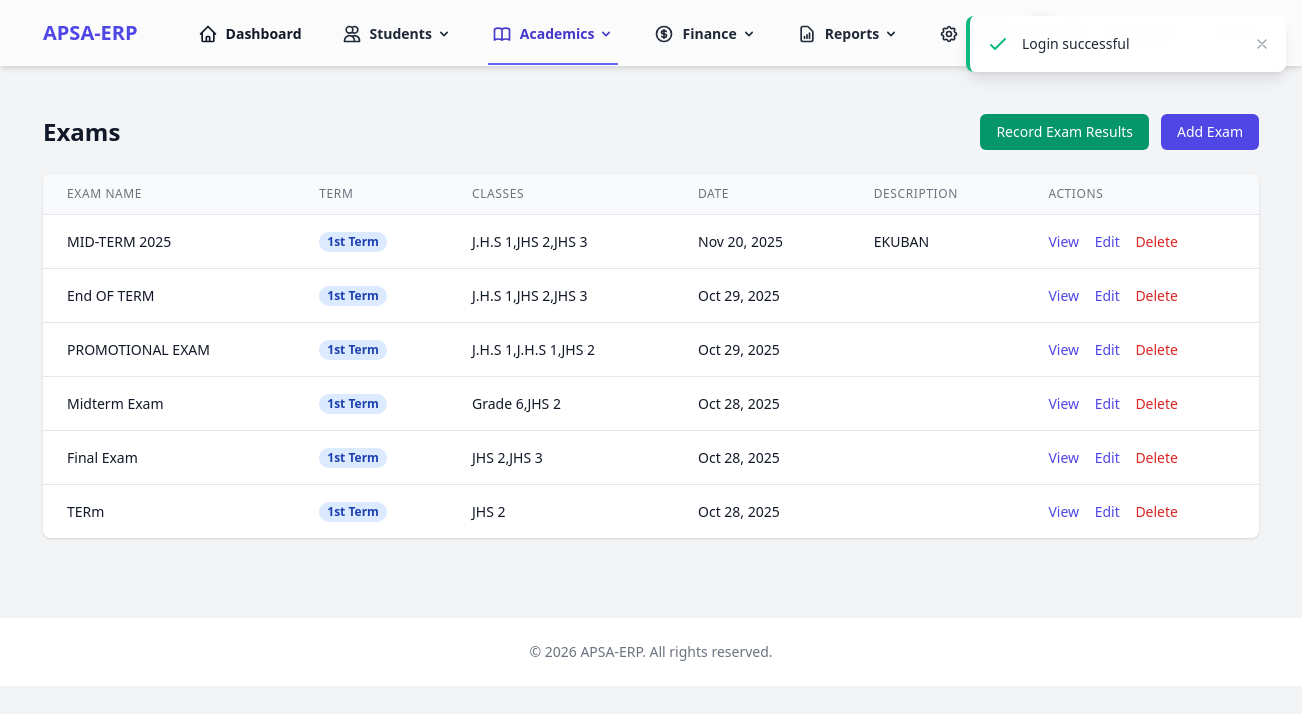
The page /exams (signed in) on the database as committed earlier.
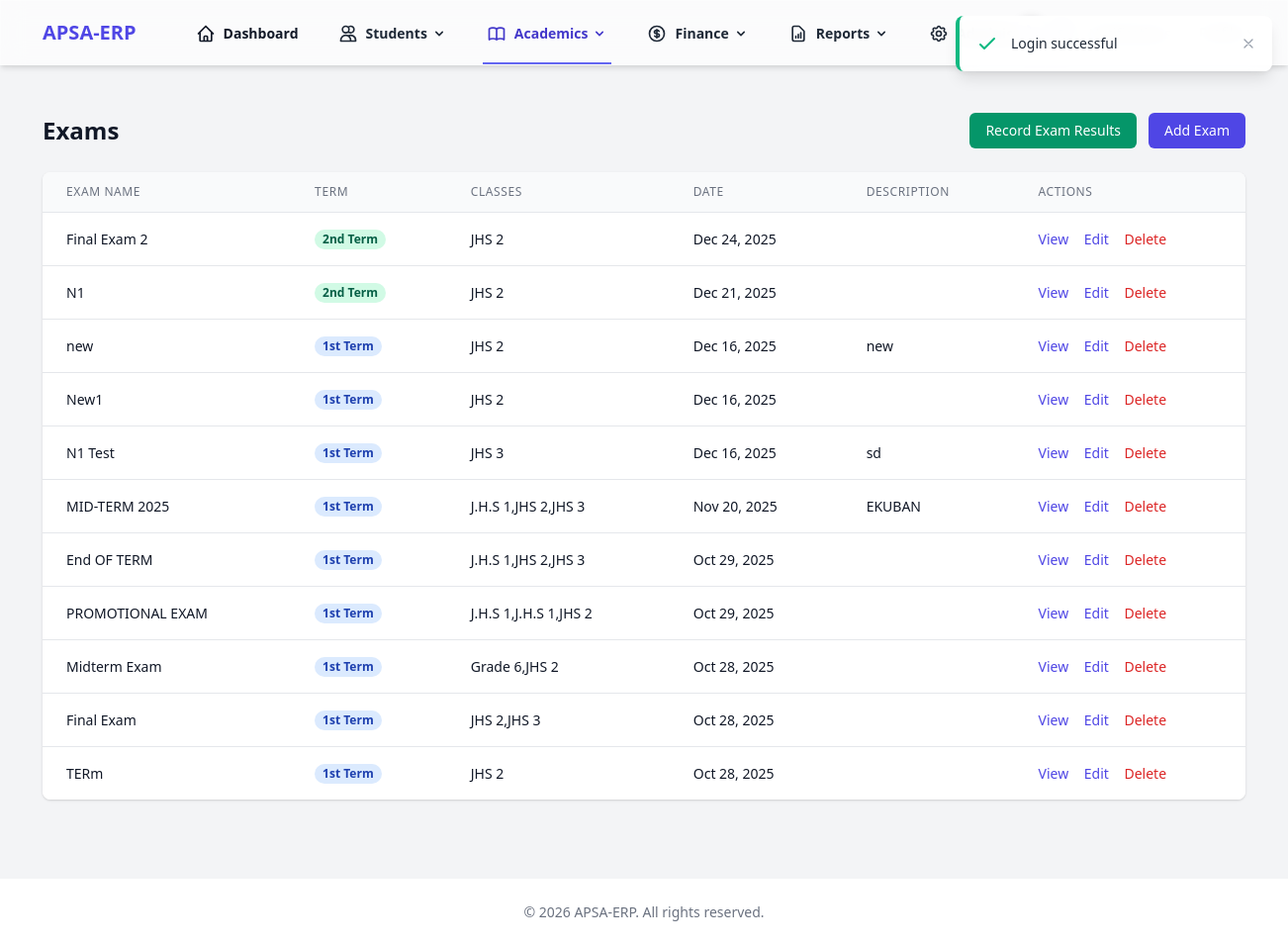
The same page on the database as committed later.
### tables this page shows
CREATE TABLE `exams` (
  `id` int NOT NULL AUTO_INCREMENT,
  `name` varchar(100) NOT NULL,
  `term` enum('1st Term','2nd Term','3rd Term') NOT NULL,
  `class_id` int NOT NULL,
  `academic_year_id` int DEFAULT NULL,
  `date` date NOT NULL,
  `description` text,
  `created_at` timestamp NULL DEFAULT CURRENT_TIMESTAMP,
  `updated_at` timestamp NULL DEFAULT CURRENT_TIMESTAMP ON UPDATE CURRENT_TIMESTAMP,
  `grading_scale_id` int DEFAULT NULL,
  `has_classwork` tinyint(1) DEFAULT '0',
  `classwork_percentage` decimal(5,2) DEFAULT '0.00',
  PRIMARY KEY (`id`),
  KEY `class_id` (`class_id`),
  KEY `fk_exams_academic_year` (`academic_year_id`),
  KEY `fk_exams_grading_scale` (`grading_scale_id`)
);

### app/Core/Controller.php (called while the page is built, shortened)
<?php
class Controller
{
    protected function view($view, $data = [])
    {
        extract($data);
        require_once RESOURCES_PATH . "/views/{$view}.php";
    }
}

### app/Controllers/ExamController.php (called while the page is built, shortened)
<?php
class ExamController extends Controller
{
    public function index()
    {
        $examModel = new Exam();
        $exams = $examModel->getAllWithClasses();
        $this->view('exams/index', [
            'exams' => $exams
        ]);
    }
}

### app/Core/Application.php (called while the page is built, shortened)
<?php
class Application
{
    protected $router;
    public function __construct()
    {
        $this->router = new Router();
    }
    public function run()
    {
        $uri = $_SERVER['REQUEST_URI'] ?? '/';
        if (strlen($uri) > 1) {
            $uri = rtrim($uri, '/');
        }
        $this->router->route($uri);
    }
}

### public/index.php (called while the page is built, shortened)
<?php
$app = new App\Core\Application();
$app->run();

### app/Core/Database.php (called while the page is built, shortened)
<?php
class Database
{
    private $host;
    private $dbname;
    private $username;
    private $password;
    private $charset;
    private $pdo;
    public function __construct()
    {
        $this->host = DB_HOST;
        $this->dbname = DB_NAME;
        $this->username = DB_USER;
        $this->password = DB_PASS;
        $this->charset = DB_CHARSET;
    }
    private function connect()
    {
        try {
            $dsn = "mysql:host={$this->host};dbname={$this->dbname};charset={$this->charset}";
            $options = [
                \PDO::ATTR_ERRMODE => \PDO::ERRMODE_EXCEPTION,
                \PDO::ATTR_DEFAULT_FETCH_MODE => \PDO::FETCH_ASSOC,
                \PDO::ATTR_EMULATE_PREPARES => false,
            ];
            $this->pdo = new \PDO($dsn, $this->username, $this->password, $options);
        } catch (\PDOException $e) {
            throw new \Exception("Database connection failed: " . $e->getMessage());
        }
    }
    public function query($sql, $params = [])
    {
        try {
            $stmt = $this->pdo->prepare($sql);
            $stmt->execute($params);
            return $stmt;
        } catch (\PDOException $e) {
            throw new \Exception("Query failed: " . $e->getMessage());
        }
    }
    public function fetchAll($sql, $params = [])
    {
        $stmt = $this->query($sql, $params);
        return $stmt->fetchAll();
    }
}

### app/Core/Model.php (called while the page is built, shortened)
<?php
class Model
{
    public function __construct()
    {
        $this->db = new Database();
    }
}

### app/Models/Exam.php (called while the page is built, shortened)
<?php
class Exam extends Model
{
    protected $table = 'exams';
    public function getAllWithClasses()
    {
        $sql = "SELECT e.*,
                       c.name as primary_class_name,
                       GROUP_CONCAT(c2.name ORDER BY c2.name) as assigned_classes
                FROM {$this->table} e
                LEFT JOIN classes c ON e.class_id = c.id
                LEFT JOIN exam_classes ec ON e.id = ec.exam_id
                LEFT JOIN classes c2 ON ec.class_id = c2.id
                GROUP BY e.id, c.name
                ORDER BY e.date DESC";
        return $this->db->fetchAll($sql);
    }
}

### resources/views/exams/index.php (the view, shortened to what the changed rows need)
<div class="max-w-7xl mx-auto py-6 sm:px-6 lg:px-8">
    <div class="px-4 py-6 sm:px-0">
        <div class="flex justify-between items-center mb-6">
            <h1 class="text-2xl font-semibold text-gray-900">Exams</h1>
        </div>
        <div class="bg-white shadow overflow-hidden sm:rounded-lg">
            <div class="overflow-x-auto">
                <table class="min-w-full divide-y divide-gray-200">
                    <thead class="bg-gray-50">
                        <tr>
                            <th scope="col" class="px-6 py-3 text-left text-xs font-medium text-gray-500 uppercase tracking-wider">
                                Exam Name
                            </th>
                            <th scope="col" class="px-6 py-3 text-left text-xs font-medium text-gray-500 uppercase tracking-wider">
                                Term
                            </th>
                            <th scope="col" class="px-6 py-3 text-left text-xs font-medium text-gray-500 uppercase tracking-wider">
                                Classes
                            </th>
                            <th scope="col" class="px-6 py-3 text-left text-xs font-medium text-gray-500 uppercase tracking-wider">
                                Date
                            </th>
                            <th scope="col" class="px-6 py-3 text-left text-xs font-medium text-gray-500 uppercase tracking-wider">
                                Description
                            </th>
                            <th scope="col" class="px-6 py-3 text-left text-xs font-medium text-gray-500 uppercase tracking-wider">
                                Actions
                            </th>
                        </tr>
                    </thead>
                    <tbody class="bg-white divide-y divide-gray-200">
                        <?php if (empty($exams)): ?>
                            <tr>
                                <td colspan="6" class="px-6 py-4 text-center text-sm text-gray-500">
                                    No exams found.
                                </td>
                            </tr>
                        <?php else: ?>
                            <?php foreach ($exams as $exam): ?>
                                <tr>
                                    <td class="px-6 py-4 whitespace-nowrap text-sm text-gray-900">
                                        <?= htmlspecialchars($exam['name']) ?>
                                    </td>
                                    <td class="px-6 py-4 whitespace-nowrap text-sm text-gray-900">
                                        <span class="px-2 inline-flex text-xs leading-5 font-semibold rounded-full
                                            <?php
                                            if (stripos($exam['term'], '1st') !== false || stripos($exam['term'], 'first') !== false) {
                                                echo 'bg-blue-100 text-blue-800';
                                            } elseif (stripos($exam['term'], '2nd') !== false || stripos($exam['term'], 'second') !== false) {
                                                echo 'bg-green-100 text-green-800';
                                            } elseif (stripos($exam['term'], '3rd') !== false || stripos($exam['term'], 'third') !== false) {
                                                echo 'bg-purple-100 text-purple-800';
                                            } else {
                                                echo 'bg-gray-100 text-gray-800';
                                            }
                                            ?>">
                                            <?= htmlspecialchars($exam['term']) ?>
                                        </span>
                                    </td>
                                    <td class="px-6 py-4 text-sm text-gray-900">
                                        <?php if (!empty($exam['assigned_classes'])): ?>
                                            <?= htmlspecialchars($exam['assigned_classes']) ?>
                                        <?php else: ?>
                                            <?= htmlspecialchars($exam['class_name'] ?? 'N/A') ?>
                                        <?php endif; ?>
                                    </td>
                                    <td class="px-6 py-4 whitespace-nowrap text-sm text-gray-900">
                                        <?= date('M j, Y', strtotime($exam['date'])) ?>
                                    </td>
                                    <td class="px-6 py-4 text-sm text-gray-900">
                                        <?= htmlspecialchars(substr($exam['description'] ?? 'N/A', 0, 50)) ?><?= strlen($exam['description'] ?? '') > 50 ? '...' : '' ?>
                                    </td>
                                    <td class="px-6 py-4 whitespace-nowrap text-sm font-medium">
                                        <a href="#" onclick="openViewModal(<?= $exam['id'] ?>); return false;" class="text-indigo-600 hover:text-indigo-900 mr-3">
                                            View
                                        </a>
                                        <a href="#" onclick="openEditModal(<?= $exam['id'] ?>); return false;" class="text-indigo-600 hover:text-indigo-900 mr-3">
                                            Edit
                                        </a>
                                        <a href="/exams/<?= $exam['id'] ?>/delete" class="text-red-600 hover:text-red-900"
                                           onclick="return confirm('Are you sure you want to delete this exam?')">
                                            Delete
                                        </a>
                                    </td>
                                </tr>
                            <?php endforeach; ?>
                        <?php endif; ?>
                    </tbody>
                </table>
            </div>
        </div>
    </div>
</div>
<?php
include RESOURCES_PATH . '/layouts/app.php';
?>

Rows that differ between the two databases and show on the page:
added exams: name "Final Exam 2", term "2nd Term", assigned_classes "JHS 2", date "Dec 24, 2025"
added exams: name "N1", term "2nd Term", assigned_classes "JHS 2", date "Dec 21, 2025"
added exams: name "new", term "1st Term", assigned_classes "JHS 2", date "Dec 16, 2025", description "new"
added exams: name "New1", term "1st Term", assigned_classes "JHS 2", date "Dec 16, 2025"
added exams: name "N1 Test", term "1st Term", assigned_classes "JHS 3", date "Dec 16, 2025", description "sd"
